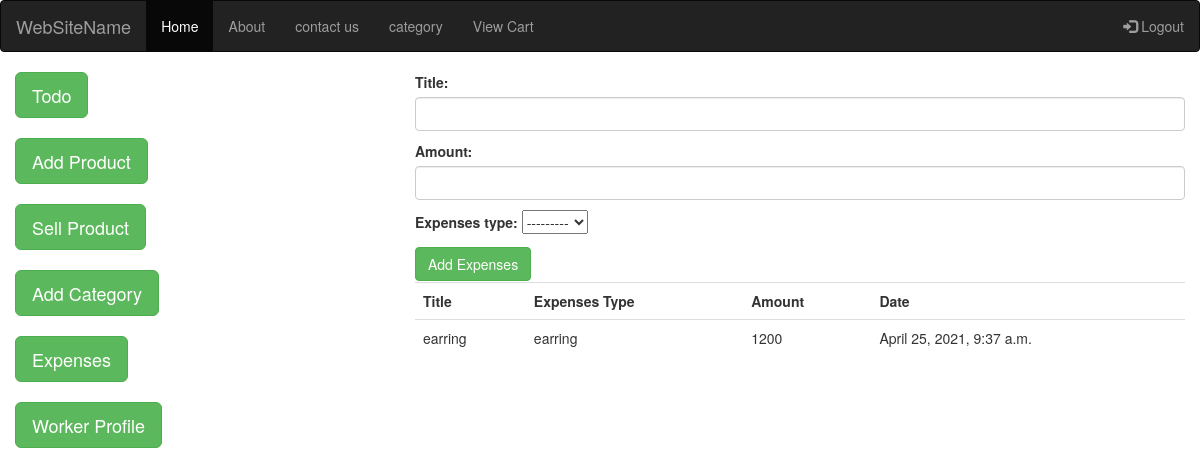
/expenses, run on the app's committed database.
### ecommapp/models.py (models this page shows, shortened)
class Product(models.Model):
    title= models.CharField(max_length=200)
    slug= models.SlugField( unique=True)
    category=models.ForeignKey(Category,on_delete=models.CASCADE)
    image=models.ImageField(upload_to="products")
    marked_price= models.PositiveIntegerField()
    selling_price= models.PositiveIntegerField()
    description=models.TextField()
    warranty=models.CharField(max_length=200,null=True,blank=True)
    view_count=models.PositiveIntegerField(default=0)
    quantity=models.PositiveIntegerField()
    quantity_in=models.ForeignKey(Quantity_in,on_delete=models.CASCADE)
    source=models.CharField(max_length=100)

class Daily_Expenses(models.Model):
    title=models.CharField(max_length=100)
    expenses_type=models.ForeignKey(Expenses_type,models.SET_NULL,null=True,blank=True)
    amount=models.PositiveIntegerField()
    date=models.DateTimeField(auto_now_add=True)

class Expenses_type(models.Model):
    worker=models.ForeignKey(Worker,models.SET_NULL,null=True,blank=True)
    product=models.ForeignKey(Product,models.SET_NULL,null=True,blank=True)
    def __str__(self):
        return self.product.title

### ecommapp/views.py (the view)
# urls.py: path("expenses",views.expenses,name="expenses"),
@csrf_exempt
def expenses(request):
    form = Expenses_Form(request.POST)
    if request.method == 'POST':
        if form.is_valid():
            form.save()
        return redirect('expenses')
    else:
        expenses_list=Daily_Expenses.objects.all()
        form = Expenses_Form()
        return render(None,'expenses.html', {'form':form,'expenses_list':expenses_list})

### ecommapp/forms.py
class Expenses_Form(forms.ModelForm):
    title=forms.CharField(widget=forms.TextInput(attrs={'class': 'form-control'}))
    amount=forms.CharField(widget=forms.NumberInput(attrs={'class': 'form-control'}))
    class Meta:
        model =Daily_Expenses
        fields =['title','amount','expenses_type']
        widgets ={
            'date':DateInput()
        }

### templates/expenses.html (shortened to what this page needs)
{%extends 'master.html'%}
{%block 'body' %}
    {% include 'sidebar.html' %}
        <div class="col-md-8">
            <form action="{% url 'expenses' %}"  method="POST" >
                {{form.as_p}}
            <button type="submit" class="btn btn-success">Add Expenses</button>
            </form>
        </div>
        <div class="col-md-4"></div>
        <div class="col-md-8">
         <table class=" table table-hover">
           <tr>
            <th>Title</th>
            <th>Expenses Type</th>
            <th>Amount</th>
            <th>Date</th>
           </tr>
          {% for i in expenses_list %}
          <tr><td>{{i.title}}</td>
            <td>{{i.expenses_type}}</td>
            <td>{{i.amount}}</td>
            <td>{{i.date}}</td>
          </tr>
         {%endfor%}
        </table>
    </div>
{%endblock%}

### data on the page
Daily_Expenses: title "earring", expenses_type "earring", amount "1200", date "April 25, 2021, 9:37 a.m."
